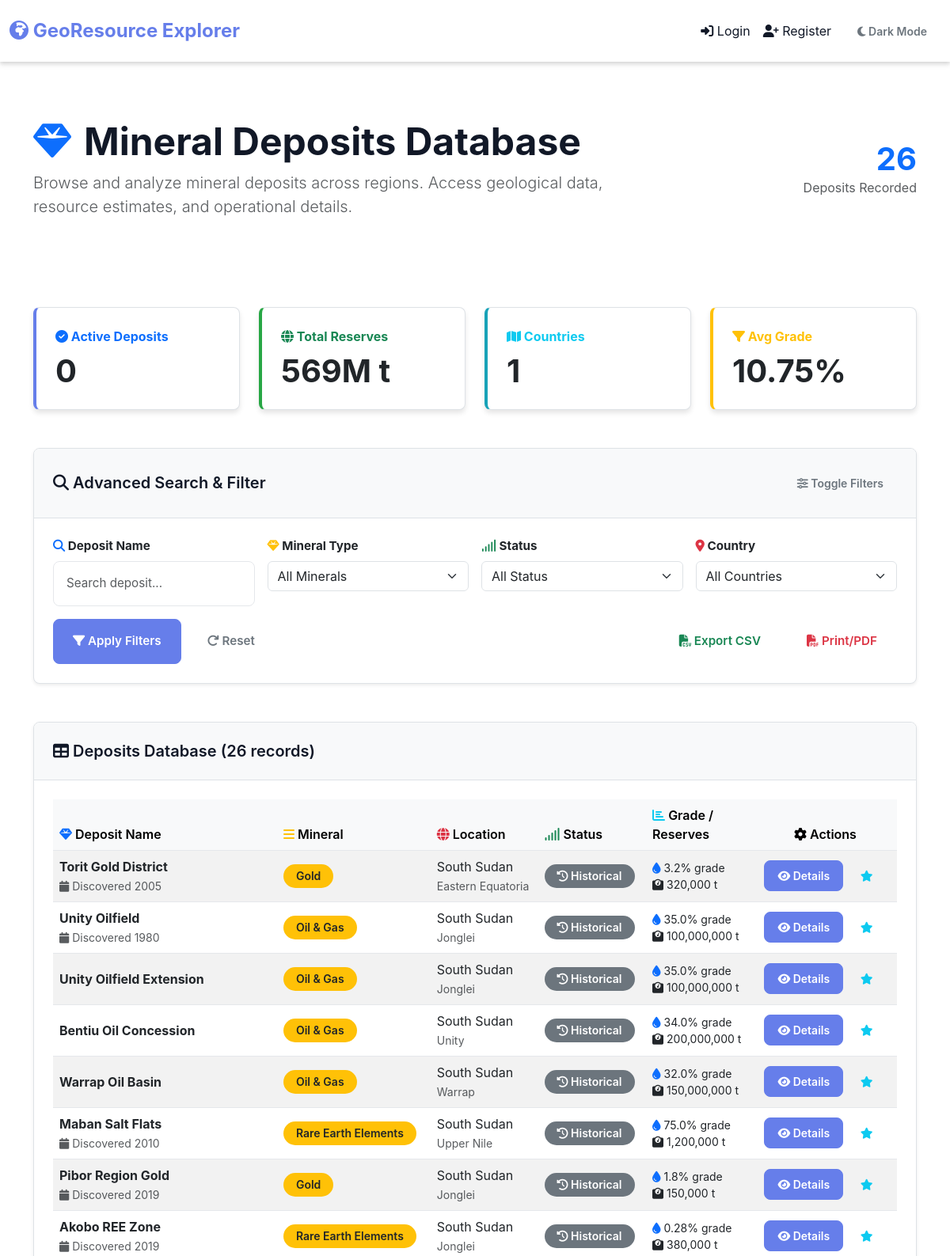
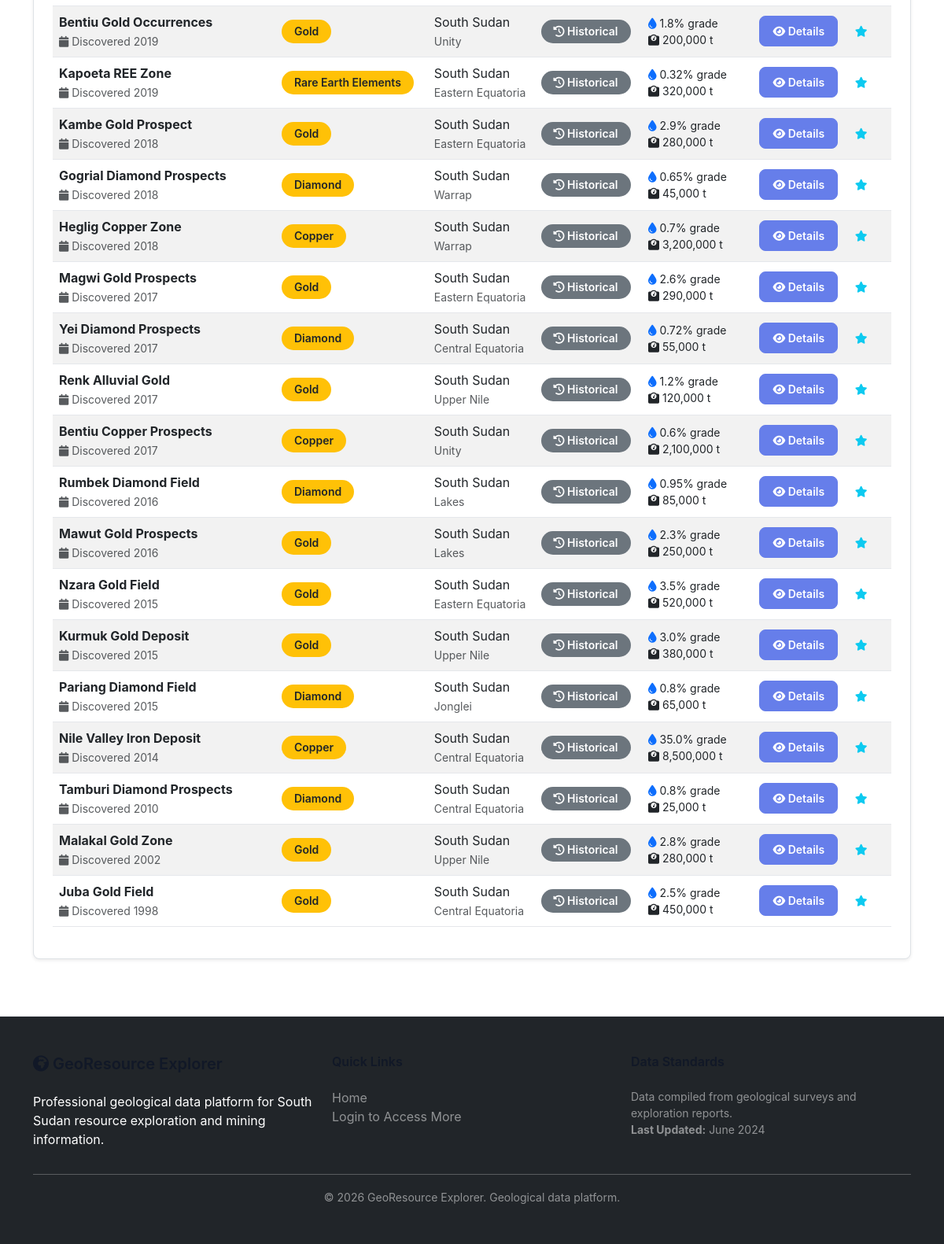
/deposits, run on the app's committed database (2 pictures, top to bottom).
### tables this page shows
CREATE TABLE deposits (
        id INTEGER PRIMARY KEY AUTOINCREMENT,
        name TEXT NOT NULL,
        mineral_type_id INTEGER,
        ore_type_id INTEGER,
        location_name TEXT,
        latitude REAL,
        longitude REAL,
        country TEXT,
        region TEXT,
        estimated_reserves_tonnes REAL,
        average_grade REAL,
        confidence_level TEXT,
        discovery_year INTEGER,
        status TEXT,
        notes TEXT,
        created_by INTEGER,
        created_at TIMESTAMP DEFAULT CURRENT_TIMESTAMP,
        FOREIGN KEY(mineral_type_id) REFERENCES mineral_types(id),
        FOREIGN KEY(ore_type_id) REFERENCES ore_types(id),
        FOREIGN KEY(created_by) REFERENCES users(id)
    );

CREATE TABLE mineral_types (
            id INTEGER PRIMARY KEY AUTOINCREMENT,
            name TEXT UNIQUE NOT NULL,
            category TEXT,
            description TEXT
        );

### app/professional.py (the view)
    @app.route("/deposits")
    def deposits():
        db = get_db()
        search = request.args.get('q', '')
        mineral_filter = request.args.get('mineral', '')
        country_filter = request.args.get('country', '')
        status_filter = request.args.get('status', '')
        query = """
            SELECT d.*, mt.name as mineral_name, mt.category as mineral_category,
                   ot.name as ore_name
            FROM deposits d
            JOIN mineral_types mt ON d.mineral_type_id = mt.id
            JOIN ore_types ot ON d.ore_type_id = ot.id
            WHERE 1=1
        """
        params = []
        if search:
            query += " AND (d.name LIKE ? OR d.location_name LIKE ?)"
            params.extend([f'%{search}%', f'%{search}%'])
        if mineral_filter:
            query += " AND mt.id = ?"
            params.append(int(mineral_filter))
        if country_filter:
            query += " AND d.country = ?"
            params.append(country_filter)
        if status_filter:
            query += " AND d.status = ?"
            params.append(status_filter)
        query += " ORDER BY d.status DESC, d.discovery_year DESC"
        deposits = db.execute(query, params).fetchall()
        deposits = [dict(d) for d in deposits]
        minerals = db.execute("SELECT id, name FROM mineral_types ORDER BY name").fetchall()
        minerals = [dict(m) for m in minerals]
        countries = db.execute("SELECT DISTINCT country FROM deposits ORDER BY country").fetchall()
        countries = [dict(c) for c in countries]
        return render_template("deposits.html",
                             deposits=deposits,
                             minerals=minerals,
                             countries=countries,
                             search=search)

### templates/deposits.html (shortened to what this page needs)
{% extends "layout.html" %}
{% block content %}
<div class="bg-gradient py-5 mb-5">
    <div class="container">
        <div class="row align-items-center">
            <div class="col-md-8">
                <h1 class="display-5 fw-bold mb-2">
                    <i class="fas fa-gem text-primary me-3"></i>Mineral Deposits Database
                </h1>
                <p class="lead text-muted">Browse and analyze mineral deposits across regions. Access geological data, resource estimates, and operational details.</p>
            </div>
            <div class="col-md-4 text-end">
                <div class="display-6 fw-bold text-primary">{{ deposits|length }}</div>
                <p class="text-muted">Deposits Recorded</p>
            </div>
        </div>
    </div>
</div>
<div class="container">
    <div class="row g-4 mb-5">
        <div class="col-md-3">
            <div class="card border-left-primary h-100">
                <div class="card-body">
                    <div class="text-primary fw-bold mb-2">
                        <i class="fas fa-check-circle"></i> Active Deposits
                    </div>
                    <div class="display-6 fw-bold">
                        {% set active_count = deposits|selectattr('status', 'equalto', 'active')|list|length %}
                        {{ active_count }}
                    </div>
                </div>
            </div>
        </div>
        <div class="col-md-3">
            <div class="card border-left-success h-100">
                <div class="card-body">
                    <div class="text-success fw-bold mb-2">
                        <i class="fas fa-globe"></i> Total Reserves
                    </div>
                    <div class="display-6 fw-bold">
                        {% set total_reserves = deposits|map(attribute='estimated_reserves_tonnes')|sum %}
                        {{ "{:,.0f}".format(total_reserves / 1000000) }}M t
                    </div>
                </div>
            </div>
        </div>
        <div class="col-md-3">
            <div class="card border-left-info h-100">
                <div class="card-body">
                    <div class="text-info fw-bold mb-2">
                        <i class="fas fa-map"></i> Countries
                    </div>
                    <div class="display-6 fw-bold">
                        {% set countries_set = deposits|map(attribute='country')|unique|list %}
                        {{ countries_set|length }}
                    </div>
                </div>
            </div>
        </div>
        <div class="col-md-3">
            <div class="card border-left-warning h-100">
                <div class="card-body">
                    <div class="text-warning fw-bold mb-2">
                        <i class="fas fa-filter"></i> Avg Grade
                    </div>
                    <div class="display-6 fw-bold">
                        {% set avg_grade = (deposits|map(attribute='average_grade')|sum) / (deposits|length if deposits|length > 0 else 1) %}
                        {{ "%.2f"|format(avg_grade) }}%
                    </div>
                </div>
            </div>
        </div>
    </div>
    <div class="card shadow-sm mb-5">
        <div class="card-header bg-light border-bottom">
            <div class="row align-items-center">
                <div class="col">
                    <h5 class="mb-0">
                        <i class="fas fa-search"></i> Advanced Search & Filter
                    </h5>
                </div>
                <div class="col-auto">
                    <button class="btn btn-sm btn-outline-secondary" type="button" data-bs-toggle="collapse" data-bs-target="#filterForm">
                        <i class="fas fa-sliders-h"></i> Toggle Filters
                    </button>
                </div>
            </div>
        </div>
        <div class="collapse show" id="filterForm">
            <div class="card-body">
                <form method="GET" class="needs-validation">
                    <div class="row g-3 mb-3">
                        <div class="col-md-3">
                            <label class="form-label fw-bold">
                                <i class="fas fa-search text-primary"></i> Deposit Name
                            </label>
                            <input type="text" name="q" class="form-control" placeholder="Search deposit..." value="{{ search or '' }}">
                        </div>
                        <div class="col-md-3">
                            <label class="form-label fw-bold">
                                <i class="fas fa-gem text-warning"></i> Mineral Type
                            </label>
                            <select name="mineral" class="form-select">
                                <option value="">All Minerals</option>
                            </select>
                        </div>
                        <div class="col-md-3">
                            <label class="form-label fw-bold">
                                <i class="fas fa-signal text-success"></i> Status
                            </label>
                            <select name="status" class="form-select">
                                <option value="">All Status</option>
                            </select>
                        </div>
                        <div class="col-md-3">
                            <label class="form-label fw-bold">
                                <i class="fas fa-map-marker-alt text-danger"></i> Country
                            </label>
                            <select name="country" class="form-select">
                                <option value="">All Countries</option>
                            </select>
                        </div>
                    </div>
                    <div class="row g-2">
                        <div class="col-auto">
                            <button type="submit" class="btn btn-primary">
                                <i class="fas fa-filter"></i> Apply Filters
                            </button>
                        </div>
                        <div class="col-auto">
                            <a href="{{ url_for('deposits') }}" class="btn btn-outline-secondary">
                                <i class="fas fa-redo"></i> Reset
                            </a>
                        </div>
                        <div class="col-auto ms-auto">
                            <button type="button" class="btn btn-outline-success" onclick="exportToCSV()">
                                <i class="fas fa-file-csv"></i> Export CSV
                            </button>
                        </div>
                        <div class="col-auto">
                            <button type="button" class="btn btn-outline-danger" onclick="window.print()">
                                <i class="fas fa-file-pdf"></i> Print/PDF
                            </button>
                        </div>
                    </div>
                </form>
            </div>
        </div>
    </div>
    <div class="card shadow-sm">
        <div class="card-header bg-light border-bottom">
            <h5 class="mb-0">
                <i class="fas fa-table"></i> Deposits Database ({{ deposits|length }} records)
            </h5>
        </div>
        <div class="card-body">
            {% if deposits %}
            <div class="table-responsive">
                <table class="table table-hover table-striped align-middle" id="depositsTable">
                    <thead class="table-light">
                        <tr>
                            <th style="width: 25%;">
                                <i class="fas fa-gem text-primary"></i> Deposit Name
                            </th>
                            <th style="width: 15%;">
                                <i class="fas fa-bars text-warning"></i> Mineral
                            </th>
                            <th style="width: 12%;">
                                <i class="fas fa-globe text-danger"></i> Location
                            </th>
                            <th style="width: 10%;">
                                <i class="fas fa-signal text-success"></i> Status
                            </th>
                            <th style="width: 12%;">
                                <i class="fas fa-chart-bar text-info"></i> Grade / Reserves
                            </th>
                            <th style="width: 16%;" class="text-center">
                                <i class="fas fa-cog"></i> Actions
                            </th>
                        </tr>
                    </thead>
                    <tbody>
                        {% for d in deposits %}
                        <tr class="deposit-row" data-deposit-id="{{ d.id }}">
                            <td>
                                <strong class="text-dark">{{ d.name }}</strong>
                                {% if d.discovery_year %}
                                <br>
                                <small class="text-muted">
                                    <i class="fas fa-calendar"></i> Discovered {{ d.discovery_year }}
                                </small>
                                {% endif %}
                            </td>
                            <td>
                                <span class="badge bg-warning text-dark">{{ d.mineral_name }}</span>
                            </td>
                            <td>
                                <div>{{ d.country }}</div>
                                <small class="text-muted">{{ d.region }}</small>
                            </td>
                            <td>
                                {% if d.status == 'active' %}
                                    <span class="badge bg-success">
                                        <i class="fas fa-check-circle"></i> Active
                                    </span>
                                {% elif d.status == 'prospect' %}
                                    <span class="badge bg-info">
                                        <i class="fas fa-compass"></i> Prospect
                                    </span>
                                {% else %}
                                    <span class="badge bg-secondary">
                                        <i class="fas fa-history"></i> Historical
                                    </span>
                                {% endif %}
                            </td>
                            <td>
                                <div class="small">
                                    <i class="fas fa-tint text-primary"></i> {{ d.average_grade }}% grade
                                </div>
                                <div class="small">
                                    <i class="fas fa-weight"></i> {{ "{:,.0f}".format(d.estimated_reserves_tonnes) }} t
                                </div>
                            </td>
                            <td class="text-center">
                                <a href="{{ url_for('deposit_detail', deposit_id=d.id) }}" class="btn btn-sm btn-primary" title="View Details">
                                    <i class="fas fa-eye"></i> Details
                                </a>
                                <button class="btn btn-sm btn-outline-info" onclick="addToWatchlist({{ d.id }}, '{{ d.name }}')" title="Add to Watchlist">
                                    <i class="fas fa-star"></i>
                                </button>
                            </td>
                        </tr>
                        {% endfor %}
                    </tbody>
                </table>
            </div>
            {% else %}
            <div class="alert alert-info text-center py-5" role="alert">
                <i class="fas fa-search fa-3x text-info mb-3"></i>
                <h5 class="mt-3">No Deposits Found</h5>
                <p class="mb-0">No deposits match your search criteria. Try adjusting your filters.</p>
            </div>
            {% endif %}
        </div>
    </div>
</div>
{% endblock %}

### data on the page
deposits: name "Torit Gold District", discovery_year "2005", mineral_name "Gold", country "South Sudan", region "Eastern Equatoria", shows "Historical", average_grade "3.2", estimated_reserves_tonnes "320,000"
deposits: name "Unity Oilfield", discovery_year "1980", mineral_name "Oil & Gas", country "South Sudan", region "Jonglei", status "Historical", average_grade "35.0", estimated_reserves_tonnes "100,000,000"
deposits: name "Unity Oilfield Extension", mineral_name "Oil & Gas", country "South Sudan", region "Jonglei", status "Historical", average_grade "35.0", estimated_reserves_tonnes "100,000,000"
deposits: name "Bentiu Oil Concession", mineral_name "Oil & Gas", country "South Sudan", region "Unity", status "Historical", average_grade "34.0", estimated_reserves_tonnes "200,000,000"
deposits: name "Warrap Oil Basin", mineral_name "Oil & Gas", country "South Sudan", region "Warrap", status "Historical", average_grade "32.0", estimated_reserves_tonnes "150,000,000"
deposits: name "Maban Salt Flats", discovery_year "2010", mineral_name "Rare Earth Elements", country "South Sudan", region "Upper Nile", status "Historical", average_grade "75.0", estimated_reserves_tonnes "1,200,000"
deposits: name "Pibor Region Gold", discovery_year "2019", mineral_name "Gold", country "South Sudan", region "Jonglei", status "Historical", average_grade "1.8", estimated_reserves_tonnes "150,000"
deposits: name "Akobo REE Zone", discovery_year "2019", mineral_name "Rare Earth Elements", country "South Sudan", region "Jonglei", status "Historical", average_grade "0.28", estimated_reserves_tonnes "380,000"
deposits: name "Bentiu Gold Occurrences", discovery_year "2019", mineral_name "Gold", country "South Sudan", region "Unity", status "Historical", average_grade "1.8", estimated_reserves_tonnes "200,000"
deposits: name "Kapoeta REE Zone", discovery_year "2019", mineral_name "Rare Earth Elements", country "South Sudan", region "Eastern Equatoria", status "Historical", average_grade "0.32", estimated_reserves_tonnes "320,000"
deposits: name "Kambe Gold Prospect", discovery_year "2018", mineral_name "Gold", country "South Sudan", region "Eastern Equatoria", status "Historical", average_grade "2.9", estimated_reserves_tonnes "280,000"
deposits: name "Gogrial Diamond Prospects", discovery_year "2018", mineral_name "Diamond", country "South Sudan", region "Warrap", status "Historical", average_grade "0.65", estimated_reserves_tonnes "45,000"
deposits: name "Heglig Copper Zone", discovery_year "2018", mineral_name "Copper", country "South Sudan", region "Warrap", status "Historical", average_grade "0.7", estimated_reserves_tonnes "3,200,000"
deposits: name "Magwi Gold Prospects", discovery_year "2017", mineral_name "Gold", country "South Sudan", region "Eastern Equatoria", status "Historical", average_grade "2.6", estimated_reserves_tonnes "290,000"
deposits: name "Yei Diamond Prospects", discovery_year "2017", mineral_name "Diamond", country "South Sudan", region "Central Equatoria", status "Historical", average_grade "0.72", estimated_reserves_tonnes "55,000"
deposits: name "Renk Alluvial Gold", discovery_year "2017", mineral_name "Gold", country "South Sudan", region "Upper Nile", status "Historical", average_grade "1.2", estimated_reserves_tonnes "120,000"
deposits: name "Bentiu Copper Prospects", discovery_year "2017", mineral_name "Copper", country "South Sudan", region "Unity", status "Historical", average_grade "0.6", estimated_reserves_tonnes "2,100,000"
deposits: name "Rumbek Diamond Field", discovery_year "2016", mineral_name "Diamond", country "South Sudan", region "Lakes", status "Historical", average_grade "0.95", estimated_reserves_tonnes "85,000"
deposits: name "Mawut Gold Prospects", discovery_year "2016", mineral_name "Gold", country "South Sudan", region "Lakes", status "Historical", average_grade "2.3", estimated_reserves_tonnes "250,000"
deposits: name "Nzara Gold Field", discovery_year "2015", mineral_name "Gold", country "South Sudan", region "Eastern Equatoria", status "Historical", average_grade "3.5", estimated_reserves_tonnes "520,000"
deposits: name "Kurmuk Gold Deposit", discovery_year "2015", mineral_name "Gold", country "South Sudan", region "Upper Nile", status "Historical", average_grade "3.0", estimated_reserves_tonnes "380,000"
deposits: name "Pariang Diamond Field", discovery_year "2015", mineral_name "Diamond", country "South Sudan", region "Jonglei", status "Historical", average_grade "0.8", estimated_reserves_tonnes "65,000"
deposits: name "Nile Valley Iron Deposit", discovery_year "2014", mineral_name "Copper", country "South Sudan", region "Central Equatoria", status "Historical", average_grade "35.0", estimated_reserves_tonnes "8,500,000"
deposits: name "Tamburi Diamond Prospects", discovery_year "2010", mineral_name "Diamond", country "South Sudan", region "Central Equatoria", status "Historical", average_grade "0.8", estimated_reserves_tonnes "25,000"
deposits: name "Malakal Gold Zone", discovery_year "2002", mineral_name "Gold", country "South Sudan", region "Upper Nile", status "Historical", average_grade "2.8", estimated_reserves_tonnes "280,000"
deposits: name "Juba Gold Field", discovery_year "1998", mineral_name "Gold", country "South Sudan", region "Central Equatoria", status "Historical", average_grade "2.5", estimated_reserves_tonnes "450,000"

### other printed values
{{ deposits|length }} "26"
{{ active_count }} "0"
{{ "{:,.0f}".format(total_reserves / 1000000) }} "569"
{{ countries_set|length }} "1"
{{ "%.2f"|format(avg_grade) }} "10.75"
